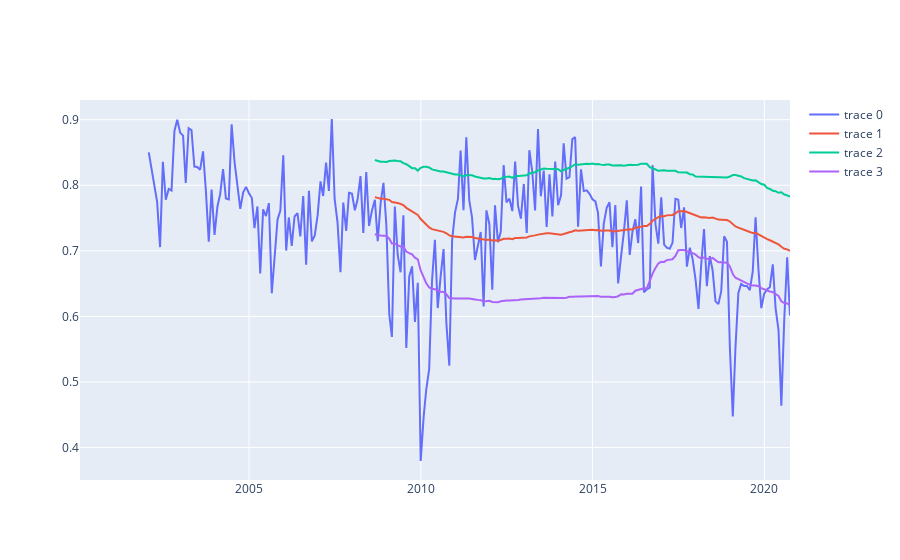

Source (notebook cell):
### Code cell
getNSEPlot('SUPREMEIND_Monthly','%Deliverble',80,1)

### Figure 1 — Plotly figure (JSON) as saved in the notebook; plotly's stock layout.template omitted (floating-point values rounded to 4 significant figures; data arrays with more than 128 entries replaced by an {"elided": "..."} marker saying what was removed)
{"data": [{"type": "scatter", "x": {"elided": "249 str values"}, "y": {"elided": "249 float values"}}, {"type": "scatter", "x": {"elided": "249 str values"}, "y": {"elided": "249 float values"}}, {"type": "scatter", "x": {"elided": "249 str values"}, "y": {"elided": "249 float values"}}, {"type": "scatter", "x": {"elided": "249 str values"}, "y": {"elided": "249 float values"}}], "layout": {}}
